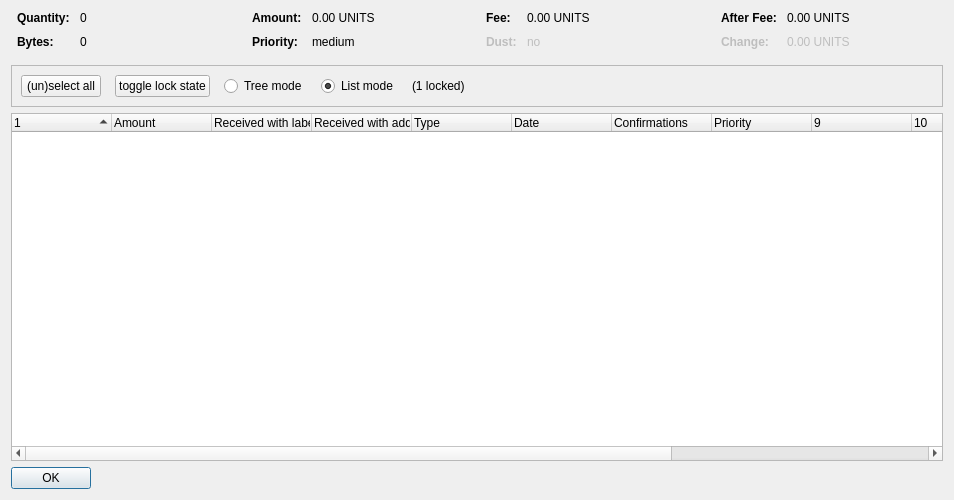
<?xml version="1.0" encoding="UTF-8"?>
<ui version="4.0">
 <class>CoinControlDialog</class>
 <widget class="QDialog" name="CoinControlDialog">
  <property name="geometry">
   <rect>
    <x>0</x>
    <y>0</y>
    <width>954</width>
    <height>500</height>
   </rect>
  </property>
  <property name="windowTitle">
   <string>Coin Selection</string>
  </property>
  <layout class="QVBoxLayout" name="verticalLayout">
   <item>
    <layout class="QHBoxLayout" name="horizontalLayoutTop" stretch="0,0,0,0">
     <property name="topMargin">
      <number>0</number>
     </property>
     <property name="bottomMargin">
      <number>10</number>
     </property>
     <item>
      <layout class="QFormLayout" name="formLayoutCoinControl1">
       <property name="horizontalSpacing">
        <number>10</number>
       </property>
       <property name="verticalSpacing">
        <number>10</number>
       </property>
       <property name="leftMargin">
        <number>6</number>
       </property>
       <property name="rightMargin">
        <number>6</number>
       </property>
       <item row="0" column="0">
        <widget class="QLabel" name="labelCoinControlQuantityText">
         <property name="font">
          <font>
           <weight>75</weight>
           <bold>true</bold>
          </font>
         </property>
         <property name="text">
          <string>Quantity:</string>
         </property>
        </widget>
       </item>
       <item row="0" column="1">
        <widget class="QLabel" name="labelCoinControlQuantity">
         <property name="cursor">
          <cursorShape>IBeamCursor</cursorShape>
         </property>
         <property name="contextMenuPolicy">
          <enum>Qt::ActionsContextMenu</enum>
         </property>
         <property name="text">
          <string notr="true">0</string>
         </property>
         <property name="textInteractionFlags">
          <set>Qt::LinksAccessibleByMouse|Qt::TextSelectableByKeyboard|Qt::TextSelectableByMouse</set>
         </property>
        </widget>
       </item>
       <item row="1" column="0">
        <widget class="QLabel" name="labelCoinControlBytesText">
         <property name="font">
          <font>
           <weight>75</weight>
           <bold>true</bold>
          </font>
         </property>
         <property name="text">
          <string>Bytes:</string>
         </property>
        </widget>
       </item>
       <item row="1" column="1">
        <widget class="QLabel" name="labelCoinControlBytes">
         <property name="cursor">
          <cursorShape>IBeamCursor</cursorShape>
         </property>
         <property name="contextMenuPolicy">
          <enum>Qt::ActionsContextMenu</enum>
         </property>
         <property name="text">
          <string notr="true">0</string>
         </property>
         <property name="textInteractionFlags">
          <set>Qt::LinksAccessibleByMouse|Qt::TextSelectableByKeyboard|Qt::TextSelectableByMouse</set>
         </property>
        </widget>
       </item>
      </layout>
     </item>
     <item>
      <layout class="QFormLayout" name="formLayoutCoinControl2">
       <property name="horizontalSpacing">
        <number>10</number>
       </property>
       <property name="verticalSpacing">
        <number>10</number>
       </property>
       <property name="leftMargin">
        <number>6</number>
       </property>
       <property name="rightMargin">
        <number>6</number>
       </property>
       <item row="0" column="0">
        <widget class="QLabel" name="labelCoinControlAmountText">
         <property name="font">
          <font>
           <weight>75</weight>
           <bold>true</bold>
          </font>
         </property>
         <property name="text">
          <string>Amount:</string>
         </property>
        </widget>
       </item>
       <item row="0" column="1">
        <widget class="QLabel" name="labelCoinControlAmount">
         <property name="cursor">
          <cursorShape>IBeamCursor</cursorShape>
         </property>
         <property name="contextMenuPolicy">
          <enum>Qt::ActionsContextMenu</enum>
         </property>
         <property name="text">
          <string notr="true">0.00 UNITS</string>
         </property>
         <property name="textInteractionFlags">
          <set>Qt::LinksAccessibleByMouse|Qt::TextSelectableByKeyboard|Qt::TextSelectableByMouse</set>
         </property>
        </widget>
       </item>
       <item row="1" column="0">
        <widget class="QLabel" name="labelCoinControlPriorityText">
         <property name="font">
          <font>
           <weight>75</weight>
           <bold>true</bold>
          </font>
         </property>
         <property name="text">
          <string>Priority:</string>
         </property>
        </widget>
       </item>
       <item row="1" column="1">
        <widget class="QLabel" name="labelCoinControlPriority">
         <property name="cursor">
          <cursorShape>IBeamCursor</cursorShape>
         </property>
         <property name="contextMenuPolicy">
          <enum>Qt::ActionsContextMenu</enum>
         </property>
         <property name="text">
          <string>medium</string>
         </property>
         <property name="textInteractionFlags">
          <set>Qt::LinksAccessibleByMouse|Qt::TextSelectableByKeyboard|Qt::TextSelectableByMouse</set>
         </property>
        </widget>
       </item>
      </layout>
     </item>
     <item>
      <layout class="QFormLayout" name="formLayoutCoinControl3">
       <property name="horizontalSpacing">
        <number>10</number>
       </property>
       <property name="verticalSpacing">
        <number>10</number>
       </property>
       <property name="leftMargin">
        <number>6</number>
       </property>
       <property name="rightMargin">
        <number>6</number>
       </property>
       <item row="0" column="0">
        <widget class="QLabel" name="labelCoinControlFeeText">
         <property name="font">
          <font>
           <weight>75</weight>
           <bold>true</bold>
          </font>
         </property>
         <property name="text">
          <string>Fee:</string>
         </property>
        </widget>
       </item>
       <item row="0" column="1">
        <widget class="QLabel" name="labelCoinControlFee">
         <property name="cursor">
          <cursorShape>IBeamCursor</cursorShape>
         </property>
         <property name="contextMenuPolicy">
          <enum>Qt::ActionsContextMenu</enum>
         </property>
         <property name="text">
          <string notr="true">0.00 UNITS</string>
         </property>
         <property name="textInteractionFlags">
          <set>Qt::LinksAccessibleByMouse|Qt::TextSelectableByKeyboard|Qt::TextSelectableByMouse</set>
         </property>
        </widget>
       </item>
       <item row="1" column="0">
        <widget class="QLabel" name="labelCoinControlLowOutputText">
         <property name="enabled">
          <bool>false</bool>
         </property>
         <property name="font">
          <font>
           <weight>75</weight>
           <bold>true</bold>
          </font>
         </property>
         <property name="text">
          <string>Dust:</string>
         </property>
        </widget>
       </item>
       <item row="1" column="1">
        <widget class="QLabel" name="labelCoinControlLowOutput">
         <property name="enabled">
          <bool>false</bool>
         </property>
         <property name="cursor">
          <cursorShape>IBeamCursor</cursorShape>
         </property>
         <property name="contextMenuPolicy">
          <enum>Qt::ActionsContextMenu</enum>
         </property>
         <property name="text">
          <string>no</string>
         </property>
         <property name="textInteractionFlags">
          <set>Qt::LinksAccessibleByMouse|Qt::TextSelectableByKeyboard|Qt::TextSelectableByMouse</set>
         </property>
        </widget>
       </item>
      </layout>
     </item>
     <item>
      <layout class="QFormLayout" name="formLayoutCoinControl4">
       <property name="horizontalSpacing">
        <number>10</number>
       </property>
       <property name="verticalSpacing">
        <number>10</number>
       </property>
       <property name="leftMargin">
        <number>6</number>
       </property>
       <property name="rightMargin">
        <number>6</number>
       </property>
       <item row="0" column="0">
        <widget class="QLabel" name="labelCoinControlAfterFeeText">
         <property name="font">
          <font>
           <weight>75</weight>
           <bold>true</bold>
          </font>
         </property>
         <property name="text">
          <string>After Fee:</string>
         </property>
        </widget>
       </item>
       <item row="0" column="1">
        <widget class="QLabel" name="labelCoinControlAfterFee">
         <property name="cursor">
          <cursorShape>IBeamCursor</cursorShape>
         </property>
         <property name="contextMenuPolicy">
          <enum>Qt::ActionsContextMenu</enum>
         </property>
         <property name="text">
          <string notr="true">0.00 UNITS</string>
         </property>
         <property name="textInteractionFlags">
          <set>Qt::LinksAccessibleByMouse|Qt::TextSelectableByKeyboard|Qt::TextSelectableByMouse</set>
         </property>
        </widget>
       </item>
       <item row="1" column="0">
        <widget class="QLabel" name="labelCoinControlChangeText">
         <property name="enabled">
          <bool>false</bool>
         </property>
         <property name="font">
          <font>
           <weight>75</weight>
           <bold>true</bold>
          </font>
         </property>
         <property name="text">
          <string>Change:</string>
         </property>
        </widget>
       </item>
       <item row="1" column="1">
        <widget class="QLabel" name="labelCoinControlChange">
         <property name="enabled">
          <bool>false</bool>
         </property>
         <property name="cursor">
          <cursorShape>IBeamCursor</cursorShape>
         </property>
         <property name="contextMenuPolicy">
          <enum>Qt::ActionsContextMenu</enum>
         </property>
         <property name="text">
          <string notr="true">0.00 UNITS</string>
         </property>
         <property name="textInteractionFlags">
          <set>Qt::LinksAccessibleByMouse|Qt::TextSelectableByKeyboard|Qt::TextSelectableByMouse</set>
         </property>
        </widget>
       </item>
      </layout>
     </item>
    </layout>
   </item>
   <item>
    <widget class="QFrame" name="frame">
     <property name="minimumSize">
      <size>
       <width>0</width>
       <height>40</height>
      </size>
     </property>
     <property name="frameShape">
      <enum>QFrame::StyledPanel</enum>
     </property>
     <property name="frameShadow">
      <enum>QFrame::Sunken</enum>
     </property>
     <layout class="QHBoxLayout" name="horizontalLayout">
      <item>
       <layout class="QHBoxLayout" name="horizontalLayoutPanel" stretch="0,0,0,0,0,0">
        <property name="spacing">
         <number>14</number>
        </property>
        <item>
         <widget class="QPushButton" name="pushButtonSelectAll">
          <property name="sizePolicy">
           <sizepolicy hsizetype="Maximum" vsizetype="Fixed">
            <horstretch>0</horstretch>
            <verstretch>0</verstretch>
           </sizepolicy>
          </property>
          <property name="text">
           <string>(un)select all</string>
          </property>
          <property name="autoDefault">
           <bool>false</bool>
          </property>
         </widget>
        </item>
        <item>
         <widget class="QPushButton" name="pushButtonToggleLock">
          <property name="sizePolicy">
           <sizepolicy hsizetype="Maximum" vsizetype="Fixed">
            <horstretch>0</horstretch>
            <verstretch>0</verstretch>
           </sizepolicy>
          </property>
          <property name="text">
           <string>toggle lock state</string>
          </property>
          <property name="autoDefault">
           <bool>false</bool>
          </property>
         </widget>
        </item>
        <item>
         <widget class="QRadioButton" name="radioTreeMode">
          <property name="sizePolicy">
           <sizepolicy hsizetype="Maximum" vsizetype="Fixed">
            <horstretch>0</horstretch>
            <verstretch>0</verstretch>
           </sizepolicy>
          </property>
          <property name="text">
           <string>Tree mode</string>
          </property>
         </widget>
        </item>
        <item>
         <widget class="QRadioButton" name="radioListMode">
          <property name="sizePolicy">
           <sizepolicy hsizetype="Maximum" vsizetype="Fixed">
            <horstretch>0</horstretch>
            <verstretch>0</verstretch>
           </sizepolicy>
          </property>
          <property name="text">
           <string>List mode</string>
          </property>
          <property name="checked">
           <bool>true</bool>
          </property>
         </widget>
        </item>
        <item>
         <widget class="QLabel" name="labelLocked">
          <property name="text">
           <string>(1 locked)</string>
          </property>
         </widget>
        </item>
        <item>
         <spacer name="horizontalSpacer">
          <property name="orientation">
           <enum>Qt::Horizontal</enum>
          </property>
          <property name="sizeHint" stdset="0">
           <size>
            <width>40</width>
            <height>20</height>
           </size>
          </property>
         </spacer>
        </item>
       </layout>
      </item>
     </layout>
    </widget>
   </item>
   <item>
    <widget class="CoinControlTreeWidget" name="treeWidget">
     <property name="contextMenuPolicy">
      <enum>Qt::CustomContextMenu</enum>
     </property>
     <property name="sortingEnabled">
      <bool>false</bool>
     </property>
     <property name="columnCount">
      <number>13</number>
     </property>
     <attribute name="headerShowSortIndicator" stdset="0">
      <bool>true</bool>
     </attribute>
     <attribute name="headerStretchLastSection">
      <bool>false</bool>
     </attribute>
     <column>
      <property name="text">
       <string/>
      </property>
     </column>
     <column>
      <property name="text">
       <string>Amount</string>
      </property>
     </column>
     <column>
      <property name="text">
       <string>Received with label</string>
      </property>
     </column>
     <column>
      <property name="text">
       <string>Received with address</string>
      </property>
     </column>
     <column>
      <property name="text">
	<string>Type</string>
      </property>
     </column>
     <column>
      <property name="text">	 
       <string>Date</string>
      </property>
     </column>
     <column>
      <property name="text">
       <string>Confirmations</string>
      </property>
      <property name="toolTip">
       <string>Confirmed</string>
      </property>
     </column>
     <column>
      <property name="text">
       <string>Priority</string>
      </property>
     </column>
     <column>
      <property name="text">
       <string/>
      </property>
     </column>
     <column>
      <property name="text">
       <string/>
      </property>
     </column>
     <column>
      <property name="text">
       <string/>
      </property>
     </column>
     <column>
      <property name="text">
       <string/>
      </property>
     </column>
     <column>
      <property name="text">
       <string/>
      </property>
     </column>
    </widget>
   </item>
   <item>
    <widget class="QDialogButtonBox" name="buttonBox">
     <property name="sizePolicy">
      <sizepolicy hsizetype="Maximum" vsizetype="Fixed">
       <horstretch>0</horstretch>
       <verstretch>0</verstretch>
      </sizepolicy>
     </property>
     <property name="orientation">
      <enum>Qt::Horizontal</enum>
     </property>
     <property name="standardButtons">
      <set>QDialogButtonBox::Ok</set>
     </property>
    </widget>
   </item>
  </layout>
 </widget>
 <customwidgets>
  <customwidget>
   <class>CoinControlTreeWidget</class>
   <extends>QTreeWidget</extends>
   <header>coincontroltreewidget.h</header>
  </customwidget>
 </customwidgets>
 <resources/>
 <connections/>
</ui>
